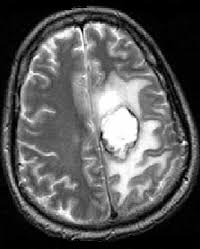
#> input picture dataset/test/glioma/Te-gl_129.jpg, 200 x 249 px, found by its file name; its folder holds only this picture in this run
$ python augment_dataset.py
#> lines starting #> are read from the running program, lines starting #| are printed output that depends on the picture
import os
import random
from PIL import Image

def augment_class(class_dir, target_count):
#> called with class_dir = 'dataset/train/glioma', target_count = 2100
    images = [f for f in os.listdir(class_dir) if f.lower().endswith(('.png', '.jpg', '.jpeg'))]
    current_count = len(images)
    needed = target_count - current_count

    if needed <= 0:
        print(f"Class {os.path.basename(class_dir)} already has {current_count} images. No augmentation needed.")
        return

    print(f"Augmenting {needed} images for class {os.path.basename(class_dir)}...")

    # We will randomly pick images from the existing set and apply a transformation
    # until we reach the required number of additional images.
    for i in range(needed):
        img_name = random.choice(images)
        img_path = os.path.join(class_dir, img_name)

        with Image.open(img_path) as img:
            # Apply a random transformation
#> img is the input picture: PIL image 200x249 RGB; min 0, max 255, mean 88.5
            transform_choice = random.choice(['flip_lr', 'flip_tb', 'rotate_90', 'rotate_270'])

            if transform_choice == 'flip_lr':
                aug_img = img.transpose(Image.FLIP_LEFT_RIGHT)
            elif transform_choice == 'flip_tb':
                aug_img = img.transpose(Image.FLIP_TOP_BOTTOM)
            elif transform_choice == 'rotate_90':
                aug_img = img.transpose(Image.ROTATE_90)
            elif transform_choice == 'rotate_270':
                aug_img = img.transpose(Image.ROTATE_270)
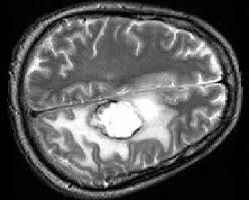
#> aug_img: PIL image 249x200 RGB; min 0, max 255, mean 88.5

            # Save the augmented image
            new_name = f"aug_{i}_{img_name}"
            aug_img.save(os.path.join(class_dir, new_name))

if __name__ == "__main__":
    # We want 10k total images.
    # Current dataset has 7,200 (Test: 1600, Train: 5600)
    # We will augment train set to have 2100 images per class.
    # Total train = 8400, Total test = 1600 -> Total = 10,000

    train_dir = os.path.join("dataset", "train")
    classes = ['glioma', 'meningioma', 'notumor', 'pituitary']
    target_per_class = 2100

    for cls in classes:
        cls_path = os.path.join(train_dir, cls)
        if os.path.exists(cls_path):
            augment_class(cls_path, target_per_class)
        else:
            print(f"Directory {cls_path} not found!")

    print("Augmentation complete!")

$ run again, on dataset/test/glioma/Te-gl_146.jpg
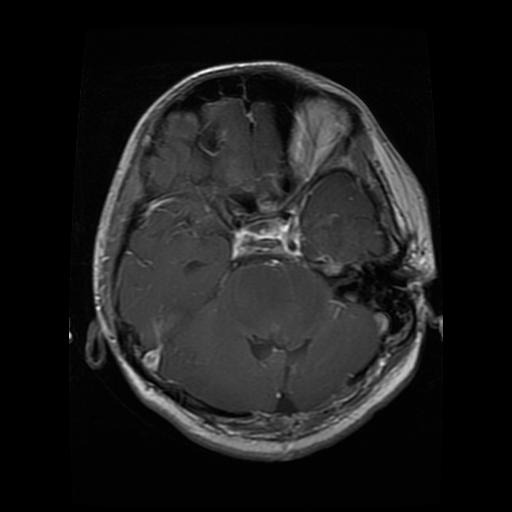
#> input picture dataset/test/glioma/Te-gl_146.jpg, 512 x 512 px, found by its file name
#> in augment_class, img is the input picture: PIL image 512x512 RGB; min 0, max 255, mean 27.9
#> in augment_class, `aug_img = img.transpose(Image.ROTATE_270)`:
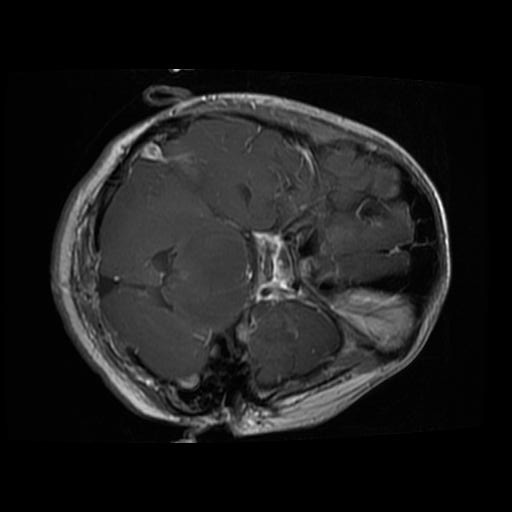
#> aug_img: PIL image 512x512 RGB; min 0, max 255, mean 27.9
